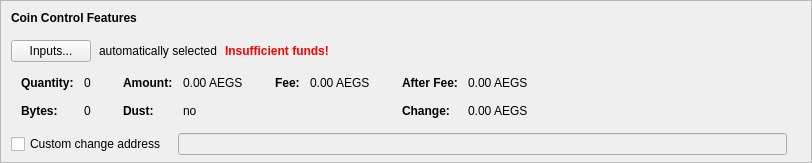
    <widget class="QFrame" name="frameCoinControl">
     <property name="sizePolicy">
      <sizepolicy hsizetype="Expanding" vsizetype="Expanding">
       <horstretch>0</horstretch>
       <verstretch>0</verstretch>
      </sizepolicy>
     </property>
     <property name="maximumSize">
      <size>
       <width>16777215</width>
       <height>16777215</height>
      </size>
     </property>
     <property name="frameShape">
      <enum>QFrame::StyledPanel</enum>
     </property>
     <property name="frameShadow">
      <enum>QFrame::Sunken</enum>
     </property>
     <layout class="QVBoxLayout" name="verticalLayoutCoinControl2">
      <property name="spacing">
       <number>0</number>
      </property>
      <property name="leftMargin">
       <number>0</number>
      </property>
      <property name="topMargin">
       <number>0</number>
      </property>
      <property name="rightMargin">
       <number>0</number>
      </property>
      <property name="bottomMargin">
       <number>6</number>
      </property>
      <item>
       <layout class="QVBoxLayout" name="verticalLayoutCoinControl" stretch="0,0,0,0,1">
        <property name="spacing">
         <number>0</number>
        </property>
        <property name="leftMargin">
         <number>10</number>
        </property>
        <property name="topMargin">
         <number>10</number>
        </property>
        <item>
         <layout class="QHBoxLayout" name="horizontalLayoutCoinControl1">
          <property name="bottomMargin">
           <number>15</number>
          </property>
          <item>
           <widget class="QLabel" name="labelCoinControlFeatures">
            <property name="sizePolicy">
             <sizepolicy hsizetype="Preferred" vsizetype="Maximum">
              <horstretch>0</horstretch>
              <verstretch>0</verstretch>
             </sizepolicy>
            </property>
            <property name="font">
             <font>
              <weight>75</weight>
              <bold>true</bold>
             </font>
            </property>
            <property name="styleSheet">
             <string notr="true">font-weight:bold;</string>
            </property>
            <property name="text">
             <string>Coin Control Features</string>
            </property>
           </widget>
          </item>
         </layout>
        </item>
        <item>
         <layout class="QHBoxLayout" name="horizontalLayoutCoinControl2" stretch="0,0,0,0">
          <property name="spacing">
           <number>8</number>
          </property>
          <property name="bottomMargin">
           <number>10</number>
          </property>
          <item>
           <widget class="QPushButton" name="pushButtonCoinControl">
            <property name="styleSheet">
             <string notr="true"/>
            </property>
            <property name="text">
             <string>Inputs...</string>
            </property>
            <property name="autoDefault">
             <bool>false</bool>
            </property>
           </widget>
          </item>
          <item>
           <widget class="QLabel" name="labelCoinControlAutomaticallySelected">
            <property name="text">
             <string>automatically selected</string>
            </property>
            <property name="margin">
             <number>5</number>
            </property>
           </widget>
          </item>
          <item>
           <widget class="QLabel" name="labelCoinControlInsuffFunds">
            <property name="font">
             <font>
              <weight>75</weight>
              <bold>true</bold>
             </font>
            </property>
            <property name="styleSheet">
             <string notr="true">color:red;font-weight:bold;</string>
            </property>
            <property name="text">
             <string>Insufficient funds!</string>
            </property>
            <property name="margin">
             <number>5</number>
            </property>
           </widget>
          </item>
          <item>
           <spacer name="horizontalSpacerCoinControl">
            <property name="orientation">
             <enum>Qt::Horizontal</enum>
            </property>
            <property name="sizeHint" stdset="0">
             <size>
              <width>40</width>
              <height>1</height>
             </size>
            </property>
           </spacer>
          </item>
         </layout>
        </item>
        <item>
         <widget class="QWidget" name="widgetCoinControl" native="true">
          <property name="sizePolicy">
           <sizepolicy hsizetype="Preferred" vsizetype="Preferred">
            <horstretch>0</horstretch>
            <verstretch>0</verstretch>
           </sizepolicy>
          </property>
          <property name="minimumSize">
           <size>
            <width>0</width>
            <height>0</height>
           </size>
          </property>
          <property name="styleSheet">
           <string notr="true"/>
          </property>
          <layout class="QHBoxLayout" name="horizontalLayoutCoinControl5">
           <property name="leftMargin">
            <number>0</number>
           </property>
           <property name="topMargin">
            <number>0</number>
           </property>
           <property name="rightMargin">
            <number>0</number>
           </property>
           <property name="bottomMargin">
            <number>0</number>
           </property>
           <item>
            <layout class="QHBoxLayout" name="horizontalLayoutCoinControl3" stretch="0,0,0,1">
             <property name="spacing">
              <number>20</number>
             </property>
             <property name="topMargin">
              <number>0</number>
             </property>
             <property name="bottomMargin">
              <number>10</number>
             </property>
             <item>
              <layout class="QFormLayout" name="formLayoutCoinControl1">
               <property name="horizontalSpacing">
                <number>10</number>
               </property>
               <property name="verticalSpacing">
                <number>14</number>
               </property>
               <property name="leftMargin">
                <number>10</number>
               </property>
               <property name="topMargin">
                <number>4</number>
               </property>
               <property name="rightMargin">
                <number>6</number>
               </property>
               <item row="0" column="0">
                <widget class="QLabel" name="labelCoinControlQuantityText">
                 <property name="font">
                  <font>
                   <weight>75</weight>
                   <bold>true</bold>
                  </font>
                 </property>
                 <property name="text">
                  <string>Quantity:</string>
                 </property>
                 <property name="margin">
                  <number>0</number>
                 </property>
                </widget>
               </item>
               <item row="0" column="1">
                <widget class="QLabel" name="labelCoinControlQuantity">
                 <property name="cursor">
                  <cursorShape>IBeamCursor</cursorShape>
                 </property>
                 <property name="contextMenuPolicy">
                  <enum>Qt::ActionsContextMenu</enum>
                 </property>
                 <property name="text">
                  <string notr="true">0</string>
                 </property>
                 <property name="margin">
                  <number>0</number>
                 </property>
                 <property name="textInteractionFlags">
                  <set>Qt::LinksAccessibleByMouse|Qt::TextSelectableByKeyboard|Qt::TextSelectableByMouse</set>
                 </property>
                </widget>
               </item>
               <item row="1" column="0">
                <widget class="QLabel" name="labelCoinControlBytesText">
                 <property name="font">
                  <font>
                   <weight>75</weight>
                   <bold>true</bold>
                  </font>
                 </property>
                 <property name="text">
                  <string>Bytes:</string>
                 </property>
                </widget>
               </item>
               <item row="1" column="1">
                <widget class="QLabel" name="labelCoinControlBytes">
                 <property name="cursor">
                  <cursorShape>IBeamCursor</cursorShape>
                 </property>
                 <property name="contextMenuPolicy">
                  <enum>Qt::ActionsContextMenu</enum>
                 </property>
                 <property name="text">
                  <string notr="true">0</string>
                 </property>
                 <property name="textInteractionFlags">
                  <set>Qt::LinksAccessibleByMouse|Qt::TextSelectableByKeyboard|Qt::TextSelectableByMouse</set>
                 </property>
                </widget>
               </item>
              </layout>
             </item>
             <item>
              <layout class="QFormLayout" name="formLayoutCoinControl2">
               <property name="horizontalSpacing">
                <number>10</number>
               </property>
               <property name="verticalSpacing">
                <number>14</number>
               </property>
               <property name="leftMargin">
                <number>6</number>
               </property>
               <property name="topMargin">
                <number>4</number>
               </property>
               <property name="rightMargin">
                <number>6</number>
               </property>
               <item row="0" column="0">
                <widget class="QLabel" name="labelCoinControlAmountText">
                 <property name="font">
                  <font>
                   <weight>75</weight>
                   <bold>true</bold>
                  </font>
                 </property>
                 <property name="text">
                  <string>Amount:</string>
                 </property>
                 <property name="margin">
                  <number>0</number>
                 </property>
                </widget>
               </item>
               <item row="0" column="1">
                <widget class="QLabel" name="labelCoinControlAmount">
                 <property name="cursor">
                  <cursorShape>IBeamCursor</cursorShape>
                 </property>
                 <property name="contextMenuPolicy">
                  <enum>Qt::ActionsContextMenu</enum>
                 </property>
                 <property name="text">
                  <string notr="true">0.00 AEGS</string>
                 </property>
                 <property name="textInteractionFlags">
                  <set>Qt::LinksAccessibleByMouse|Qt::TextSelectableByKeyboard|Qt::TextSelectableByMouse</set>
                 </property>
                </widget>
               </item>
               <item row="1" column="0">
                <widget class="QLabel" name="labelCoinControlLowOutputText">
                 <property name="font">
                  <font>
                   <weight>75</weight>
                   <bold>true</bold>
                  </font>
                 </property>
                 <property name="text">
                  <string>Dust:</string>
                 </property>
                </widget>
               </item>
               <item row="1" column="1">
                <widget class="QLabel" name="labelCoinControlLowOutput">
                 <property name="cursor">
                  <cursorShape>IBeamCursor</cursorShape>
                 </property>
                 <property name="contextMenuPolicy">
                  <enum>Qt::ActionsContextMenu</enum>
                 </property>
                 <property name="text">
                  <string notr="true">no</string>
                 </property>
                 <property name="textInteractionFlags">
                  <set>Qt::LinksAccessibleByMouse|Qt::TextSelectableByKeyboard|Qt::TextSelectableByMouse</set>
                 </property>
                </widget>
               </item>
              </layout>
             </item>
             <item>
              <layout class="QFormLayout" name="formLayoutCoinControl3">
               <property name="horizontalSpacing">
                <number>10</number>
               </property>
               <property name="verticalSpacing">
                <number>14</number>
               </property>
               <property name="leftMargin">
                <number>6</number>
               </property>
               <property name="topMargin">
                <number>4</number>
               </property>
               <property name="rightMargin">
                <number>6</number>
               </property>
               <item row="0" column="0">
                <widget class="QLabel" name="labelCoinControlFeeText">
                 <property name="font">
                  <font>
                   <weight>75</weight>
                   <bold>true</bold>
                  </font>
                 </property>
                 <property name="text">
                  <string>Fee:</string>
                 </property>
                 <property name="margin">
                  <number>0</number>
                 </property>
                </widget>
               </item>
               <item row="0" column="1">
                <widget class="QLabel" name="labelCoinControlFee">
                 <property name="cursor">
                  <cursorShape>IBeamCursor</cursorShape>
                 </property>
                 <property name="contextMenuPolicy">
                  <enum>Qt::ActionsContextMenu</enum>
                 </property>
                 <property name="text">
                  <string notr="true">0.00 AEGS</string>
                 </property>
                 <property name="textInteractionFlags">
                  <set>Qt::LinksAccessibleByMouse|Qt::TextSelectableByKeyboard|Qt::TextSelectableByMouse</set>
                 </property>
                </widget>
               </item>
              </layout>
             </item>
             <item>
              <layout class="QFormLayout" name="formLayoutCoinControl4">
               <property name="horizontalSpacing">
                <number>10</number>
               </property>
               <property name="verticalSpacing">
                <number>14</number>
               </property>
               <property name="leftMargin">
                <number>6</number>
               </property>
               <property name="topMargin">
                <number>4</number>
               </property>
               <property name="rightMargin">
                <number>6</number>
               </property>
               <item row="0" column="0">
                <widget class="QLabel" name="labelCoinControlAfterFeeText">
                 <property name="font">
                  <font>
                   <weight>75</weight>
                   <bold>true</bold>
                  </font>
                 </property>
                 <property name="text">
                  <string>After Fee:</string>
                 </property>
                 <property name="margin">
                  <number>0</number>
                 </property>
                </widget>
               </item>
               <item row="0" column="1">
                <widget class="QLabel" name="labelCoinControlAfterFee">
                 <property name="cursor">
                  <cursorShape>IBeamCursor</cursorShape>
                 </property>
                 <property name="contextMenuPolicy">
                  <enum>Qt::ActionsContextMenu</enum>
                 </property>
                 <property name="text">
                  <string notr="true">0.00 AEGS</string>
                 </property>
                 <property name="textInteractionFlags">
                  <set>Qt::LinksAccessibleByMouse|Qt::TextSelectableByKeyboard|Qt::TextSelectableByMouse</set>
                 </property>
                </widget>
               </item>
               <item row="1" column="0">
                <widget class="QLabel" name="labelCoinControlChangeText">
                 <property name="font">
                  <font>
                   <weight>75</weight>
                   <bold>true</bold>
                  </font>
                 </property>
                 <property name="text">
                  <string>Change:</string>
                 </property>
                </widget>
               </item>
               <item row="1" column="1">
                <widget class="QLabel" name="labelCoinControlChange">
                 <property name="cursor">
                  <cursorShape>IBeamCursor</cursorShape>
                 </property>
                 <property name="contextMenuPolicy">
                  <enum>Qt::ActionsContextMenu</enum>
                 </property>
                 <property name="text">
                  <string notr="true">0.00 AEGS</string>
                 </property>
                 <property name="textInteractionFlags">
                  <set>Qt::LinksAccessibleByMouse|Qt::TextSelectableByKeyboard|Qt::TextSelectableByMouse</set>
                 </property>
                </widget>
               </item>
              </layout>
             </item>
            </layout>
           </item>
          </layout>
         </widget>
        </item>
        <item>
         <layout class="QHBoxLayout" name="horizontalLayoutCoinControl4" stretch="0,0,0">
          <property name="spacing">
           <number>12</number>
          </property>
          <property name="sizeConstraint">
           <enum>QLayout::SetDefaultConstraint</enum>
          </property>
          <property name="topMargin">
           <number>5</number>
          </property>
          <property name="rightMargin">
           <number>5</number>
          </property>
          <item>
           <widget class="QCheckBox" name="checkBoxCoinControlChange">
            <property name="toolTip">
             <string>If this is activated, but the change address is empty or invalid, change will be sent to a newly generated address.</string>
            </property>
            <property name="text">
             <string>Custom change address</string>
            </property>
           </widget>
          </item>
          <item>
           <widget class="QValidatedLineEdit" name="lineEditCoinControlChange">
            <property name="enabled">
             <bool>false</bool>
            </property>
            <property name="sizePolicy">
             <sizepolicy hsizetype="Expanding" vsizetype="Fixed">
              <horstretch>0</horstretch>
              <verstretch>0</verstretch>
             </sizepolicy>
            </property>
           </widget>
          </item>
          <item>
           <widget class="QLabel" name="labelCoinControlChangeLabel">
            <property name="sizePolicy">
             <sizepolicy hsizetype="Preferred" vsizetype="Expanding">
              <horstretch>0</horstretch>
              <verstretch>0</verstretch>
             </sizepolicy>
            </property>
            <property name="minimumSize">
             <size>
              <width>0</width>
              <height>0</height>
             </size>
            </property>
            <property name="text">
             <string/>
            </property>
            <property name="margin">
             <number>3</number>
            </property>
           </widget>
          </item>
         </layout>
        </item>
        <item>
         <spacer name="verticalSpacerCoinControl">
          <property name="orientation">
           <enum>Qt::Vertical</enum>
          </property>
          <property name="sizeHint" stdset="0">
           <size>
            <width>800</width>
            <height>1</height>
           </size>
          </property>
         </spacer>
        </item>
       </layout>
      </item>
     </layout>
    </widget>
